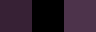

This game map was drawn from its Tiled (.tmx) file and the tilesets committed beside it. A one-line description and the full map source follow:
An orthogonal 3x1 tile map with 32x32 px tiles, 1 tile layer (regions), 19 hidden layers not drawn.

<map version="1.2" tiledversion="2019.03.13" orientation="orthogonal" renderorder="right-down" width="3" height="1" tilewidth="32" tileheight="32" infinite="0" nextlayerid="74" nextobjectid="1">
 <tileset firstgid="1" source="../tileset.tsx" />
 <layer id="54" name="regions" width="3" height="1">
  <data encoding="csv">
80,0,69
</data>
 </layer>
 <layer id="55" name="input_types" width="3" height="1" visible="0">
  <data encoding="csv">
80,0,80
</data>
 </layer>
 <layer id="72" name="input_checkers" width="3" height="1" visible="0">
  <data encoding="csv">
0,0,69
</data>
 </layer>
 <layer id="73" name="inputnot_checkers" width="3" height="1" visible="0">
  <data encoding="csv">
69,0,0
</data>
 </layer>
 <layer id="56" name="output1_ground" width="3" height="1" visible="0">
  <data encoding="csv">
7,0,121
</data>
 </layer>
 <layer id="57" name="output2_ground" width="3" height="1" visible="0">
  <data encoding="csv">
8,0,122
</data>
 </layer>
 <layer id="58" name="output3_ground" width="3" height="1" visible="0">
  <data encoding="csv">
9,0,123
</data>
 </layer>
 <layer id="59" name="output4_ground" width="3" height="1" visible="0">
  <data encoding="csv">
10,0,124
</data>
 </layer>
 <layer id="60" name="output5_ground" width="3" height="1" visible="0">
  <data encoding="csv">
17,0,131
</data>
 </layer>
 <layer id="61" name="output6_ground" width="3" height="1" visible="0">
  <data encoding="csv">
18,0,132
</data>
 </layer>
 <layer id="62" name="output7_ground" width="3" height="1" visible="0">
  <data encoding="csv">
19,0,133
</data>
 </layer>
 <layer id="63" name="output8_ground" width="3" height="1" visible="0">
  <data encoding="csv">
20,0,134
</data>
 </layer>
 <layer id="64" name="output9_ground" width="3" height="1" visible="0">
  <data encoding="csv">
27,0,141
</data>
 </layer>
 <layer id="65" name="output10_ground" width="3" height="1" visible="0">
  <data encoding="csv">
28,0,142
</data>
 </layer>
 <layer id="66" name="output11_ground" width="3" height="1" visible="0">
  <data encoding="csv">
29,0,143
</data>
 </layer>
 <layer id="67" name="output12_ground" width="3" height="1" visible="0">
  <data encoding="csv">
30,0,144
</data>
 </layer>
 <layer id="68" name="output13_ground" width="3" height="1" visible="0">
  <data encoding="csv">
37,0,151
</data>
 </layer>
 <layer id="69" name="output14_ground" width="3" height="1" visible="0">
  <data encoding="csv">
38,0,152
</data>
 </layer>
 <layer id="70" name="output15_ground" width="3" height="1" visible="0">
  <data encoding="csv">
39,0,153
</data>
 </layer>
 <layer id="71" name="output16_ground" width="3" height="1" visible="0">
  <data encoding="csv">
40,0,154
</data>
 </layer>
</map>
